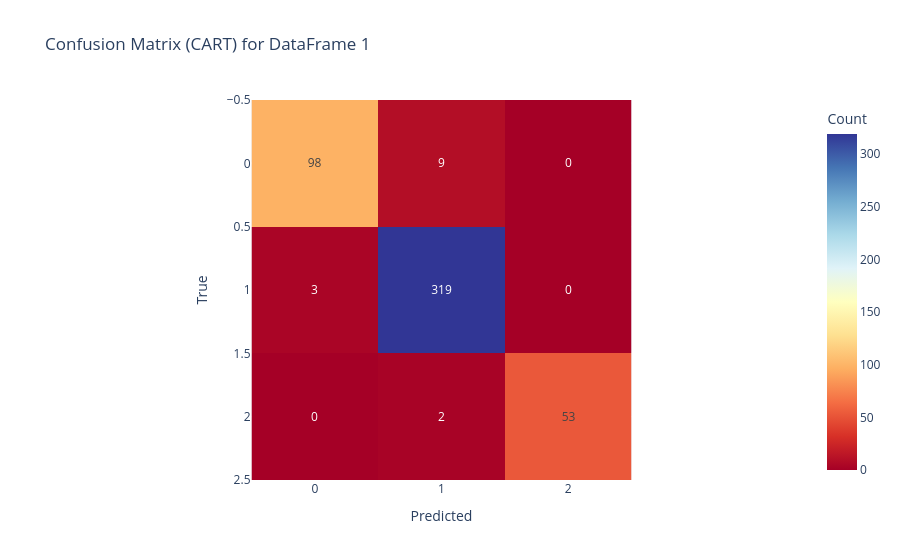
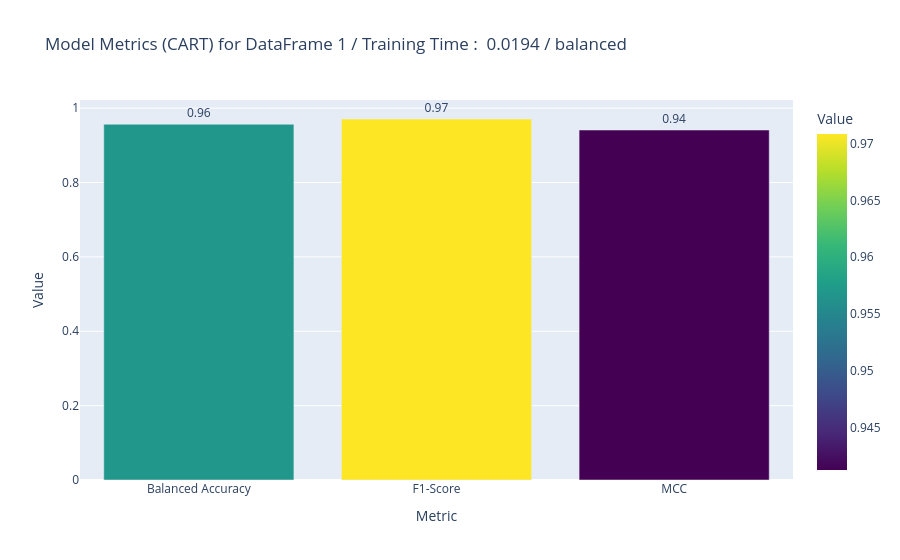
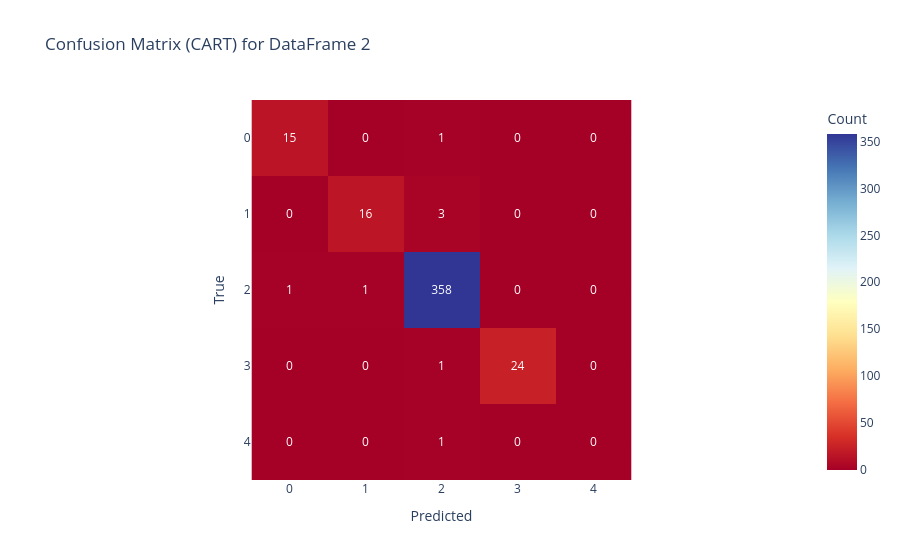
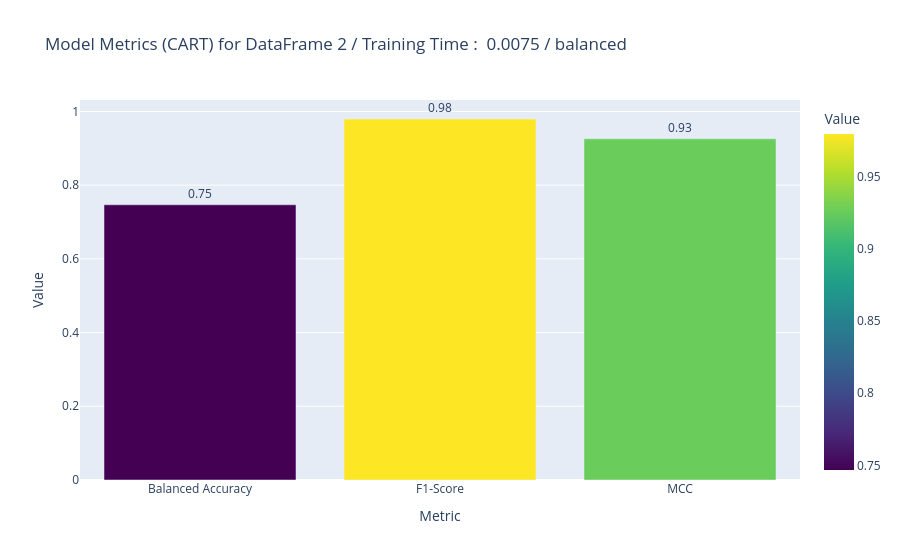

Write notebook code for charts like these, in order.
### Code cell
# CART on all df
analys = cart_model_analysis(df_1, class_weights='balanced', index=1, max_depth=20)
cart_model_analysis(df_2, class_weights='balanced', index=2, max_depth=20)
cart_model_analysis(df_3, class_weights='balanced', index=3, max_depth=20)
cart_model_analysis(df_4, class_weights='balanced', index=4, max_depth=20)

### Figure 1 — Plotly figure (JSON) as saved in the notebook; plotly's stock layout.template omitted (floating-point values rounded to 4 significant figures)
{"data": [{"coloraxis": "coloraxis", "hovertemplate": "Predicted: %{x}<br>True: %{y}<br>Count: %{z}<extra></extra>", "name": "0", "texttemplate": "%{z:int}", "type": "heatmap", "xaxis": "x", "yaxis": "y", "z": [[98, 9, 0], [3, 319, 0], [0, 2, 53]]}], "layout": {"coloraxis": {"colorbar": {"title": {"text": "Count"}}, "colorscale": [[0, "rgb(165,0,38)"], [0.1, "rgb(215,48,39)"], [0.2, "rgb(244,109,67)"], [0.3, "rgb(253,174,97)"], [0.4, "rgb(254,224,144)"], [0.5, "rgb(255,255,191)"], [0.6, "rgb(224,243,248)"], [0.7, "rgb(171,217,233)"], [0.8, "rgb(116,173,209)"], [0.9, "rgb(69,117,180)"], [1, "rgb(49,54,149)"]]}, "title": {"text": "Confusion Matrix (CART) for DataFrame 1"}, "xaxis": {"anchor": "y", "constrain": "domain", "domain": [0, 1], "scaleanchor": "y", "title": {"text": "Predicted"}}, "yaxis": {"anchor": "x", "autorange": "reversed", "constrain": "domain", "domain": [0, 1], "title": {"text": "True"}}}}

### Figure 2 — Plotly figure (JSON) as saved in the notebook; plotly's stock layout.template omitted (floating-point values rounded to 4 significant figures)
{"data": [{"alignmentgroup": "True", "hovertemplate": "Metric=%{x}<br>Value=%{marker.color}<extra></extra>", "legendgroup": "", "marker": {"color": [0.9567, 0.9709, 0.9413], "coloraxis": "coloraxis", "pattern": {"shape": ""}}, "name": "", "offsetgroup": "", "orientation": "v", "showlegend": false, "text": [0.9567, 0.9709, 0.9413], "textposition": "outside", "texttemplate": "%{text:.2f}", "type": "bar", "x": ["Balanced Accuracy", "F1-Score", "MCC"], "xaxis": "x", "y": [0.9567, 0.9709, 0.9413], "yaxis": "y"}], "layout": {"barmode": "relative", "coloraxis": {"colorbar": {"title": {"text": "Value"}}, "colorscale": [[0, "#440154"], [0.1111, "#482878"], [0.2222, "#3e4989"], [0.3333, "#31688e"], [0.4444, "#26828e"], [0.5556, "#1f9e89"], [0.6667, "#35b779"], [0.7778, "#6ece58"], [0.8889, "#b5de2b"], [1, "#fde725"]]}, "legend": {"tracegroupgap": 0}, "title": {"text": "Model Metrics (CART) for DataFrame 1 / Training Time :  0.0194 / balanced"}, "xaxis": {"anchor": "y", "domain": [0, 1], "title": {"text": "Metric"}}, "yaxis": {"anchor": "x", "domain": [0, 1], "title": {"text": "Value"}}}}

### Figure 3 — Plotly figure (JSON) as saved in the notebook; plotly's stock layout.template omitted (floating-point values rounded to 4 significant figures)
{"data": [{"coloraxis": "coloraxis", "hovertemplate": "Predicted: %{x}<br>True: %{y}<br>Count: %{z}<extra></extra>", "name": "0", "texttemplate": "%{z:int}", "type": "heatmap", "xaxis": "x", "yaxis": "y", "z": [[15, 0, 1, 0, 0], [0, 16, 3, 0, 0], [1, 1, 358, 0, 0], [0, 0, 1, 24, 0], [0, 0, 1, 0, 0]]}], "layout": {"coloraxis": {"colorbar": {"title": {"text": "Count"}}, "colorscale": [[0, "rgb(165,0,38)"], [0.1, "rgb(215,48,39)"], [0.2, "rgb(244,109,67)"], [0.3, "rgb(253,174,97)"], [0.4, "rgb(254,224,144)"], [0.5, "rgb(255,255,191)"], [0.6, "rgb(224,243,248)"], [0.7, "rgb(171,217,233)"], [0.8, "rgb(116,173,209)"], [0.9, "rgb(69,117,180)"], [1, "rgb(49,54,149)"]]}, "title": {"text": "Confusion Matrix (CART) for DataFrame 2"}, "xaxis": {"anchor": "y", "constrain": "domain", "domain": [0, 1], "scaleanchor": "y", "title": {"text": "Predicted"}}, "yaxis": {"anchor": "x", "autorange": "reversed", "constrain": "domain", "domain": [0, 1], "title": {"text": "True"}}}}

### Figure 4 — Plotly figure (JSON) as saved in the notebook; plotly's stock layout.template omitted (floating-point values rounded to 4 significant figures)
{"data": [{"alignmentgroup": "True", "hovertemplate": "Metric=%{x}<br>Value=%{marker.color}<extra></extra>", "legendgroup": "", "marker": {"color": [0.7468, 0.9796, 0.9259], "coloraxis": "coloraxis", "pattern": {"shape": ""}}, "name": "", "offsetgroup": "", "orientation": "v", "showlegend": false, "text": [0.7468, 0.9796, 0.9259], "textposition": "outside", "texttemplate": "%{text:.2f}", "type": "bar", "x": ["Balanced Accuracy", "F1-Score", "MCC"], "xaxis": "x", "y": [0.7468, 0.9796, 0.9259], "yaxis": "y"}], "layout": {"barmode": "relative", "coloraxis": {"colorbar": {"title": {"text": "Value"}}, "colorscale": [[0, "#440154"], [0.1111, "#482878"], [0.2222, "#3e4989"], [0.3333, "#31688e"], [0.4444, "#26828e"], [0.5556, "#1f9e89"], [0.6667, "#35b779"], [0.7778, "#6ece58"], [0.8889, "#b5de2b"], [1, "#fde725"]]}, "legend": {"tracegroupgap": 0}, "title": {"text": "Model Metrics (CART) for DataFrame 2 / Training Time :  0.0075 / balanced"}, "xaxis": {"anchor": "y", "domain": [0, 1], "title": {"text": "Metric"}}, "yaxis": {"anchor": "x", "domain": [0, 1], "title": {"text": "Value"}}}}
